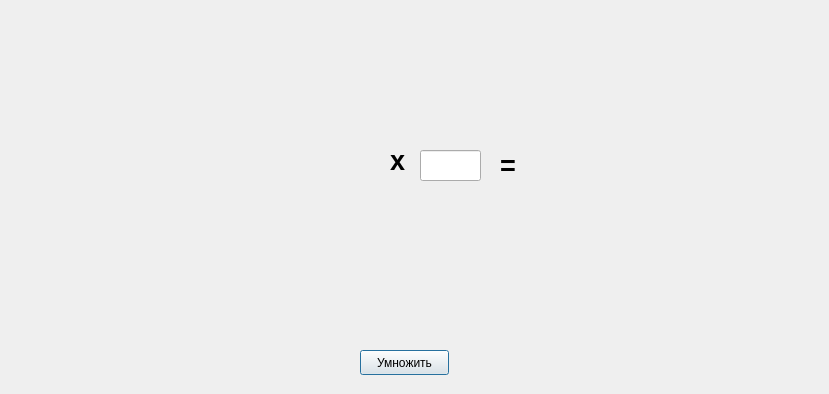
<?xml version="1.0" encoding="UTF-8"?>
<ui version="4.0">
 <class>Dialog</class>
 <widget class="QDialog" name="Dialog">
  <property name="geometry">
   <rect>
    <x>0</x>
    <y>0</y>
    <width>829</width>
    <height>394</height>
   </rect>
  </property>
  <property name="windowTitle">
   <string>Dialog</string>
  </property>
  <widget class="QWidget" name="gridLayoutWidget">
   <property name="geometry">
    <rect>
     <x>10</x>
     <y>30</y>
     <width>361</width>
     <height>271</height>
    </rect>
   </property>
   <layout class="QGridLayout" name="gridLayout"/>
  </widget>
  <widget class="QLabel" name="label">
   <property name="geometry">
    <rect>
     <x>390</x>
     <y>140</y>
     <width>16</width>
     <height>41</height>
    </rect>
   </property>
   <property name="font">
    <font>
     <pointsize>20</pointsize>
     <weight>75</weight>
     <bold>true</bold>
    </font>
   </property>
   <property name="text">
    <string>x</string>
   </property>
  </widget>
  <widget class="QLineEdit" name="lineEdit">
   <property name="geometry">
    <rect>
     <x>420</x>
     <y>150</y>
     <width>61</width>
     <height>31</height>
    </rect>
   </property>
  </widget>
  <widget class="QLabel" name="label_2">
   <property name="geometry">
    <rect>
     <x>500</x>
     <y>150</y>
     <width>21</width>
     <height>31</height>
    </rect>
   </property>
   <property name="font">
    <font>
     <pointsize>20</pointsize>
     <weight>75</weight>
     <bold>true</bold>
    </font>
   </property>
   <property name="text">
    <string>=</string>
   </property>
  </widget>
  <widget class="QPushButton" name="pushButton">
   <property name="geometry">
    <rect>
     <x>360</x>
     <y>350</y>
     <width>89</width>
     <height>25</height>
    </rect>
   </property>
   <property name="text">
    <string>Умножить</string>
   </property>
  </widget>
 </widget>
 <resources/>
 <connections/>
</ui>
